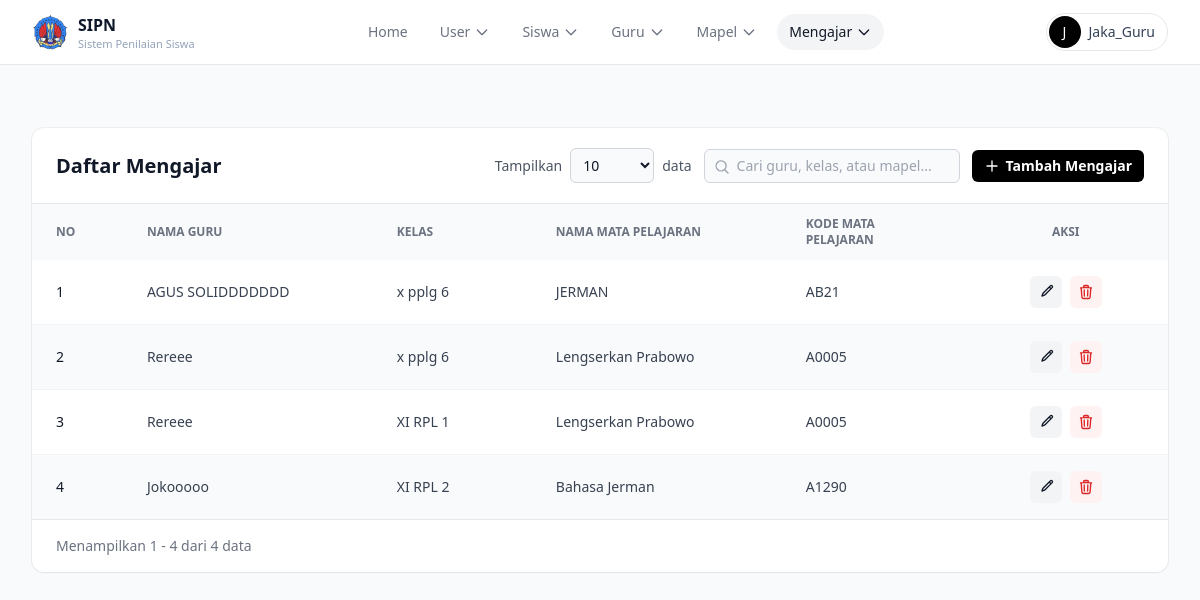
The page /daftar_mengajar.php (signed in) on the database its author committed.
### tables this page shows
CREATE TABLE `mapel` (
  `id` int NOT NULL,
  `kode_mapel` varchar(100) NOT NULL,
  `nama_mapel` varchar(100) NOT NULL,
  `guru_id` int DEFAULT NULL
);

### daftar_mengajar.php (the view, shortened to what this page needs)
<!DOCTYPE html>
<html lang="en">
<head>
  <script src="https://cdn.tailwindcss.com"></script>
</head>
<body class="bg-gray-50 antialiased">
<?php
include __DIR__ . "/kon.php";
$sql = "SELECT s.kelas, g.nama AS nama_guru, mp.nama_mapel, mp.kode_mapel,
               mp.id AS mapel_id, COUNT(DISTINCT s.id) AS jumlah_siswa
        FROM mengajar AS m
        INNER JOIN siswa AS s ON s.id = m.siswa_id
        INNER JOIN mapel AS mp ON mp.id = m.mapel_id
        INNER JOIN guru AS g ON g.id = mp.guru_id
        GROUP BY s.kelas, g.nama, mp.nama_mapel, mp.kode_mapel, mp.id
        ORDER BY s.kelas, g.nama, mp.nama_mapel";
$hasil = mysqli_query($conn, $sql);
include "navbar.php";
?>
<main class="mx-auto max-w-7xl px-4 pt-32 pb-10 sm:px-6 lg:px-8">
    <div class="bg-white shadow-sm ring-1 ring-gray-900/5 rounded-xl">
        <div class="flex flex-col gap-3 px-6 py-5 border-b border-gray-900/10 sm:flex-row sm:items-center sm:justify-between">
            <h1 class="text-xl font-bold text-gray-900">Daftar Mengajar</h1>
            <div class="flex flex-col gap-3 sm:flex-row sm:items-center">
                <div class="flex items-center gap-2">
                    <label for="showEntries" class="text-sm text-gray-600 whitespace-nowrap">Tampilkan</label>
                    <select id="showEntries" class="rounded-md bg-gray-50 border border-gray-300 text-sm text-gray-900 px-2 py-1.5 outline-none focus:ring-2 focus:ring-gray-900">
                        <option value="10" selected>10</option>
                    </select>
                    <span class="text-sm text-gray-600 whitespace-nowrap">data</span>
                </div>
                <div class="relative">
                    <svg class="absolute left-2.5 top-2.5 size-4 text-gray-400" fill="none" viewBox="0 0 24 24" stroke-width="2" stroke="currentColor"><path stroke-linecap="round" stroke-linejoin="round" d="m21 21-5.2-5.2m0 0a7.5 7.5 0 1 0-10.6-10.6 7.5 7.5 0 0 0 10.6 10.6Z" /></svg>
                    <input id="searchInput" type="text" placeholder="Cari guru, kelas, atau mapel..." class="w-full sm:w-64 rounded-md bg-gray-50 border border-gray-300 pl-8 pr-3 py-1.5 text-sm text-gray-900 outline-none focus:ring-2 focus:ring-gray-900">
                </div>
                <a href="tambah_mengajar.php" title="Tambah Mengajar" aria-label="Tambah Mengajar"
                   class="inline-flex items-center justify-center gap-1.5 rounded-md bg-black px-3 py-1.5 text-sm font-semibold text-white hover:bg-gray-800 transition-colors">
                    <svg class="size-4" fill="none" viewBox="0 0 24 24" stroke-width="2" stroke="currentColor"><path stroke-linecap="round" stroke-linejoin="round" d="M12 4.5v15m7.5-7.5h-15" /></svg>
                    Tambah Mengajar
                </a>
            </div>
        </div>
        <div class="relative overflow-x-auto">
            <table class="w-full min-w-[900px] table-fixed text-sm text-left text-gray-700">
                <colgroup>
                    <col class="w-[8%]">
                    <col class="w-[22%]">
                    <col class="w-[14%]">
                    <col class="w-[22%]">
                    <col class="w-[16%]">
                    <col class="w-[18%]">
                </colgroup>
                <thead class="bg-gray-50 text-xs uppercase text-gray-500">
                    <tr>
                        <th scope="col" class="px-6 py-3 font-semibold">No</th>
                        <th scope="col" class="px-6 py-3 font-semibold">Nama Guru</th>
                        <th scope="col" class="px-6 py-3 font-semibold">Kelas</th>
                        <th scope="col" class="px-6 py-3 font-semibold">Nama Mata Pelajaran</th>
                        <th scope="col" class="px-6 py-3 font-semibold">Kode Mata Pelajaran</th>
                        <th scope="col" class="px-6 py-3 font-semibold text-center">Aksi</th>
                    </tr>
                </thead>
                <tbody id="tableBody" class="divide-y divide-gray-100">
                    <?php $no = 1; while ($mapel = mysqli_fetch_assoc($hasil)): ?>
                    <tr class="odd:bg-white even:bg-gray-50 hover:bg-gray-50 transition-colors">
                        <td class="px-6 py-4 font-medium text-gray-900"><?php echo $no++; ?></td>
                        <td class="px-6 py-4"><?php echo htmlspecialchars($mapel['nama_guru'], ENT_QUOTES, 'UTF-8'); ?></td>
                        <td class="px-6 py-4"><?php echo htmlspecialchars($mapel['kelas'], ENT_QUOTES, 'UTF-8'); ?></td>
                        <td class="px-6 py-4"><?php echo htmlspecialchars($mapel['nama_mapel'], ENT_QUOTES, 'UTF-8'); ?></td>
                        <td class="px-6 py-4"><?php echo htmlspecialchars($mapel['kode_mapel'], ENT_QUOTES, 'UTF-8'); ?></td>
                        <td class="px-6 py-4">
                            <div class="flex items-center justify-center gap-2">
                                <a href="tambah_mengajar.php?kelas=<?php echo rawurlencode($mapel['kelas']); ?>&mapel_id=<?php echo (int) $mapel['mapel_id']; ?>" title="Edit" aria-label="Edit"
                                   class="inline-flex items-center justify-center size-8 rounded-md bg-gray-100 text-gray-900 hover:bg-black hover:text-white transition-colors">
                                    <svg class="size-4" fill="none" viewBox="0 0 24 24" stroke-width="2" stroke="currentColor">
                                        <path stroke-linecap="round" stroke-linejoin="round" d="m16.862 4.487 1.687-1.688a1.875 1.875 0 1 1 2.652 2.652L10.582 16.07a4.5 4.5 0 0 1-1.897 1.13L6 18l.8-2.685a4.5 4.5 0 0 1 1.13-1.897l8.932-8.931Zm0 0L19.5 7.125" />
                                    </svg>
                                </a>
                                <form method="POST" onsubmit="return confirm('Hapus penugasan mapel ini untuk seluruh siswa di kelas tersebut?')">
                                   <button type="submit" title="Hapus" aria-label="Hapus" class="inline-flex items-center justify-center size-8 rounded-md bg-red-50 text-red-600 hover:bg-red-600 hover:text-white transition-colors">
                                   </button>
                                </form>
                            </div>
                        </td>
                    </tr>
                    <?php endwhile; ?>
                </tbody>
            </table>
        </div>
        <div class="flex flex-col gap-3 px-6 py-4 border-t border-gray-900/10 sm:flex-row sm:items-center sm:justify-between">
            <p id="entriesInfo" class="text-sm text-gray-500"></p>
        </div>
    </div>
</main>
</body>
</html>

### rows shown on the page
mapel: nama_guru "AGUS SOLIDDDDDDD", kelas "x pplg 6", nama_mapel "JERMAN", kode_mapel "AB21"
mapel: nama_guru "Rereee", kelas "x pplg 6", nama_mapel "Lengserkan Prabowo", kode_mapel "A0005", kelas "XI RPL 1"
mapel: nama_guru "Jokooooo", kelas "XI RPL 2", nama_mapel "Bahasa Jerman", kode_mapel "A1290"

### other values the page prints
$label "Home"
$label "User"
$label "Siswa"
$label "Guru"
$label "Mapel"
$label "Mengajar"
$navInitial "J"
$currentUser['username'] "Jaka_Guru"
